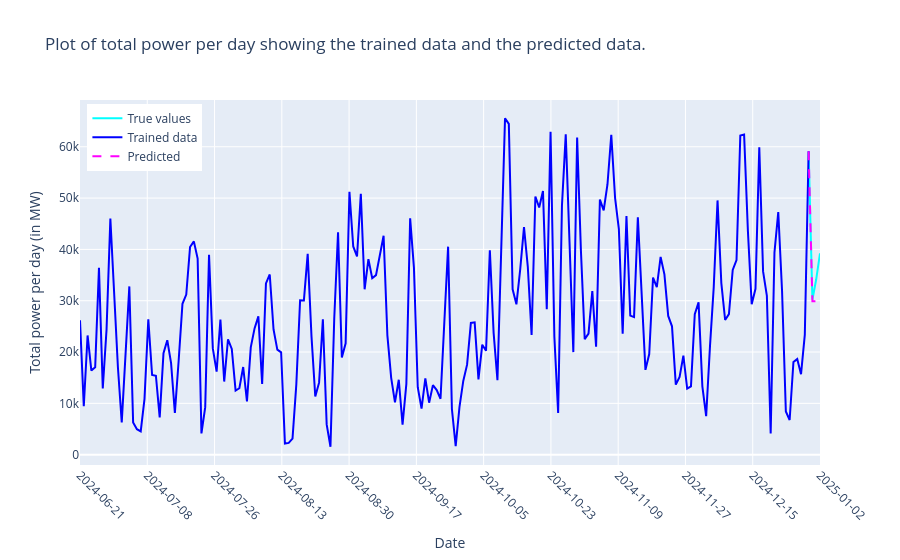

This figure's notebook cell:
### Code cell
knn.forecast()

### Figure 1 — Plotly figure (JSON) as saved in the notebook; plotly's stock layout.template omitted (floating-point values rounded to 4 significant figures; data arrays with more than 128 entries replaced by an {"elided": "..."} marker saying what was removed)
{"data": [{"line": {"color": "cyan"}, "mode": "lines", "name": "True values", "type": "scatter", "x": ["2024-12-30T00:00:00", "2024-12-31T00:00:00", "2025-01-01T00:00:00", "2025-01-02T00:00:00"], "y": [59124, 30196, 34176, 39233]}, {"line": {"color": "blue"}, "mode": "lines", "name": "Trained data", "type": "scatter", "x": {"elided": "193 str values"}, "y": {"elided": "193 int values"}}, {"line": {"color": "magenta", "dash": "dash"}, "mode": "lines", "name": "Predicted", "type": "scatter", "x": ["2024-12-30T00:00:00", "2024-12-31T00:00:00", "2025-01-01T00:00:00", "2025-01-02T00:00:00"], "y": [59124, 29910.0, 29920.0, 30290.0]}], "layout": {"legend": {"x": 0.01, "y": 0.99}, "title": {"text": "Plot of total power per day showing the trained data and the predicted data."}, "xaxis": {"tickangle": 45, "tickformat": "%Y-%m-%d", "tickmode": "array", "tickvals": ["2024-06-21T00:00:00", "2024-07-08T17:27:16.363636", "2024-07-26T10:54:32.727272", "2024-08-13T04:21:49.090909", "2024-08-30T21:49:05.454545", "2024-09-17T15:16:21.818181", "2024-10-05T08:43:38.181818", "2024-10-23T02:10:54.545454", "2024-11-09T19:38:10.909090", "2024-11-27T13:05:27.272727", "2024-12-15T06:32:43.636363", "2025-01-02T00:00:00"], "title": {"text": "Date"}}, "yaxis": {"title": {"text": "Total power per day (in MW)"}}}}
